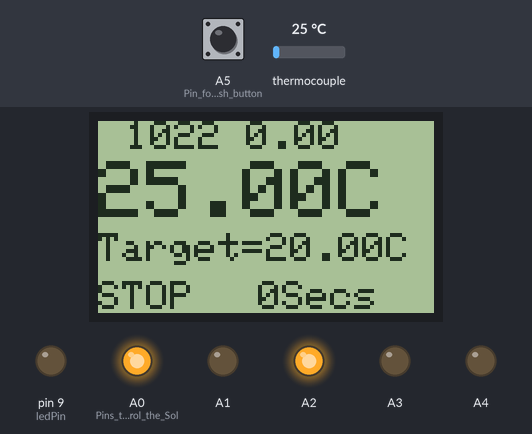
The sketch below on a simulated Arduino Uno, built with avr-gcc and run on an emulated ATmega328P. Shown: 84×48 one-colour display, output pins drawn as LEDs (lit = HIGH). The test bench sets the inputs (shaded band); at power-on: A5 (Pin_for_the_push_button) HIGH, thermocouple 25 °C.

Above: at 1.2 s.
1.3 s: A5 (Pin_for_the_push_button) pulled LOW for 0.15 s
At 1.9 s:
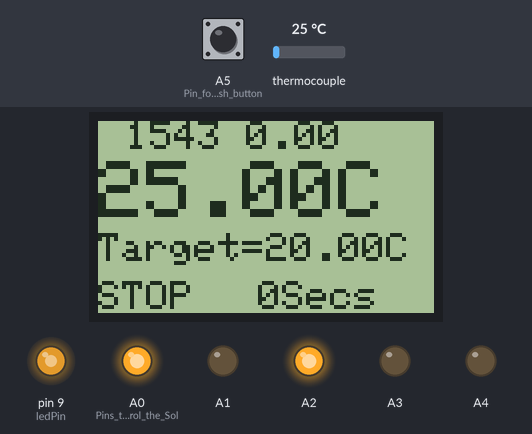
4.1 s: thermocouple set to 6 °C
At 4.5 s:
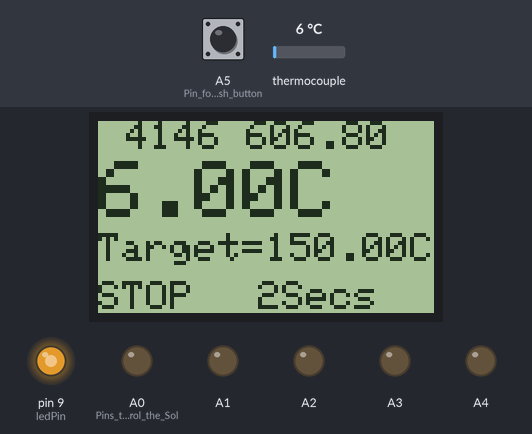
5.6 s: A5 (Pin_for_the_push_button) pulled LOW for 1 s
At 6.1 s:
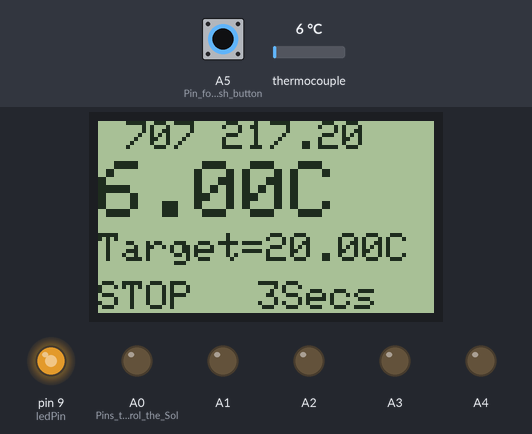
8.1 s: thermocouple set to 75 °C
At 8.7 s:
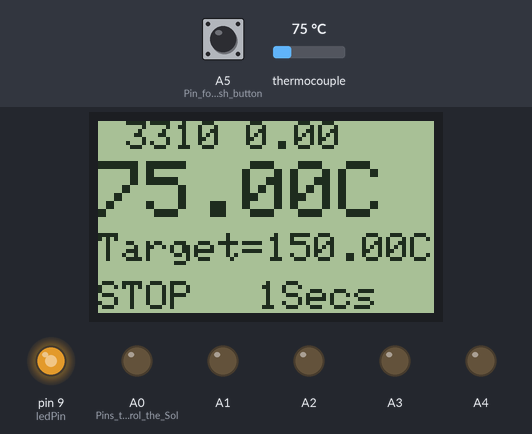
9.8 s: thermocouple set to 146 °C
At 10.3 s:
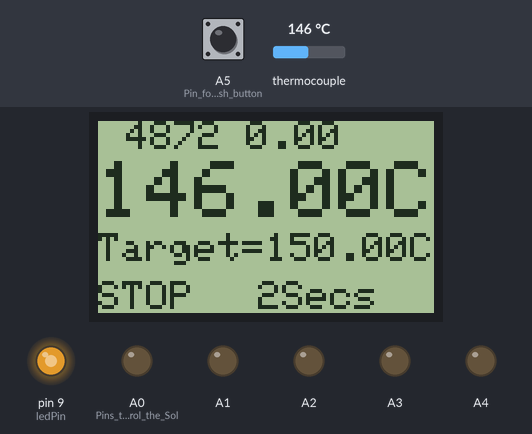
11.9 s: thermocouple set to 154 °C
At 12.3 s:
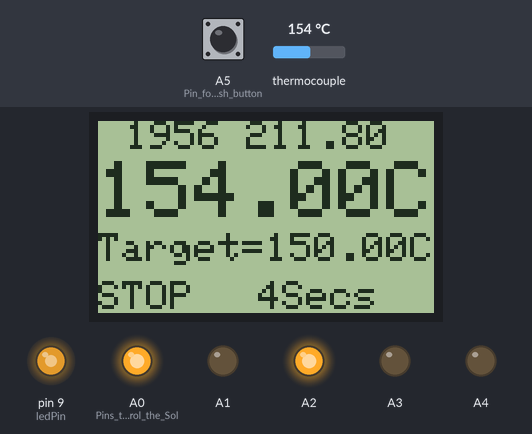
Timing chart, 0 to 14.9 s (numbered marks = the images above; inputs shaded):
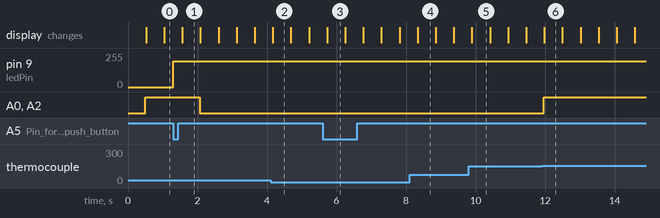

The sketch:

Oven03.ino
```cpp
#include <SPI.h>
#include <Adafruit_GFX.h>
#include <Adafruit_PCD8544.h>
#include <max6675.h>
#include <PID_v1.h>

// Software SPI (slower updates, more flexible pin options):
// pin 7 - Serial clock out (SCLK)
// pin 6 - Serial data out (DIN)
// pin 5 - Data/Command select (D/C)
// pin 4 - LCD chip select (CS)
// pin 3 - LCD reset (RST)

//LCD setup and pins
Adafruit_PCD8544 display = Adafruit_PCD8544(13, 11, 5, 7, 6);

int running = 0;
int secs = 0;
//double aggKp=4, aggKi=0.2, aggKd=1;
double consKp=2, consKi=2, consKd=1;  //PID Constants
double Setpoint, Input, Output;

// define pins for max6675 Thermocouple chip and LED
int thermoDO = 4, thermoCS = 3, thermoCLK = 2;
int ledPin = 9;


unsigned long windowStartTime;
unsigned long windowtime;
unsigned long seccount;
int WindowSize = 5000;

PID myPID(&Input, &Output, &Setpoint, consKp, consKi, consKd, DIRECT);
MAX6675 thermocouple(thermoCLK, thermoCS, thermoDO);

void setup() {
  windowStartTime = millis();

  windowtime = millis();
  seccount = millis();

  pinMode(A0, OUTPUT); // Pins that control the Solid State Relay
  pinMode(A1, OUTPUT);
  pinMode(A2, OUTPUT);
  pinMode(A3, OUTPUT);
  pinMode(A4, OUTPUT);
  pinMode(A5, INPUT_PULLUP);  // Pin for the push button

  pinMode(ledPin, OUTPUT);

  Setpoint = 20;

  display.begin();
  display.setContrast(50);
  display.clearDisplay();


  digitalWrite(A0, LOW); //+   // set the SSR to safe / low
  digitalWrite(A1, LOW); // -
  digitalWrite(A2, LOW); // +
  digitalWrite(A3, LOW); // -
  myPID.SetOutputLimits(0, WindowSize);
  myPID.SetMode(AUTOMATIC);
  showall();
}


void loop() {
 if(digitalRead(A5) == LOW)
 {
   running = 1;
   Setpoint = 20;
   seccount = millis();
   analogWrite(ledPin, 192);
 }


 if(millis() - windowtime > 500)
  {
   PIDUpdate();
   showall();
   windowtime = millis();

if (running == 1) {
      //updateprofile();
      Setpoint = 150;
      secs = (millis() - seccount) / 1000;
   }

  //delay(100);
}
}


// ######### this is the temp profile that the oven follows ##############
void updateprofile(){
 switch (secs) {
    case 10:
      Setpoint = 150;
      break;
    case 80:
     Setpoint = 160;
      break;
    case 180:
     Setpoint = 220;
      break;
    case 210:
     Setpoint = 235;
      break;
    case 245:
     Setpoint = 50;
     running = 0;
     analogWrite(ledPin, 0);
      break;
  }

}

void PIDUpdate() {
  Input = int(thermocouple.readCelsius());
  myPID.Compute();

  if(millis() - windowStartTime>WindowSize)
  { //time to shift the Relay Window
    windowStartTime += WindowSize;
  }

  if(Output < millis() - windowStartTime) {
    digitalWrite(A0,HIGH);
    digitalWrite(A2,HIGH);
  }else{
    digitalWrite(A0,LOW);
    digitalWrite(A2,LOW);
  }

  if (Setpoint > Input) {
    digitalWrite(A0,LOW);
    digitalWrite(A2,LOW);
  }
}


void showall() {
  display.clearDisplay();

  display.setTextSize(1);
  display.setTextColor(BLACK);
  display.setCursor(7,0);
  //display.print("SMD Oven v03");
    display.print(millis() - windowStartTime);
    display.print(" ");
    display.print(Output);

  display.setTextSize(2);
  display.setTextColor(BLACK);
  display.setCursor(0,10);
  display.print(thermocouple.readCelsius());
  display.print("C");

  display.setTextSize(1);
  display.setTextColor(BLACK);
  display.setCursor(0,28);
  display.print("Target=");
  display.print(Setpoint);
  display.print("C");

  display.setCursor(0,40);
  display.print("STOP ");

  display.setCursor(40,40);
  display.print(secs);
  display.print("Secs");
  display.display();

}
```

Measured:
- the behaviour switches between 149 and 150 °C on thermocouple (found by bisection; images 5 and 6)
- after the input at 1.3 s, pin 9 (ledPin): 0/255 → 192/255 at once; A0 (Pins_that_control_the_Sol), A2: HIGH → LOW after 0.76 s
- after the input at 11.9 s, A0 (Pins_that_control_the_Sol), A2: LOW → HIGH after 0.06 s
- what the display in image 1 shows lasts 0.5 s, from 1.6 s to 2.1 s
